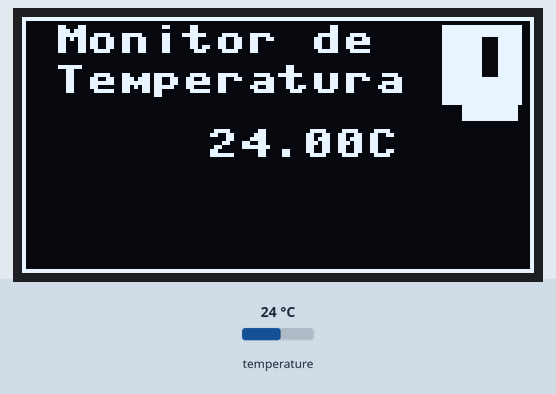
This program was run on a simulated Raspberry Pi Pico running MicroPython. Parts: 128×64 one-colour display. The inputs (shaded band) are chosen by the test bench; at power-on: temperature 24 °C. What the program prints to the serial console is not drawn.

Above: at 1.2 s.
1.3 s: temperature set to 12 °C
At 3.8 s:
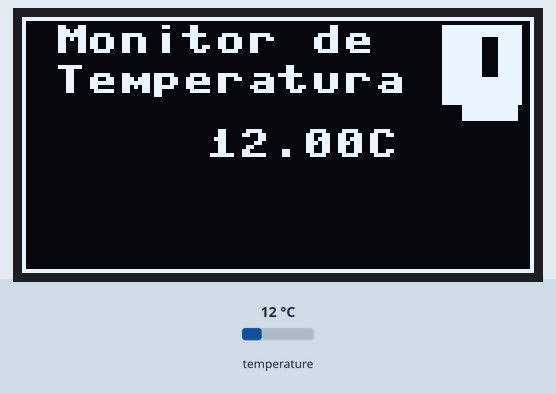
4.1 s: temperature set to 19 °C
7.7 s: temperature set to 28 °C
At 10.7 s:
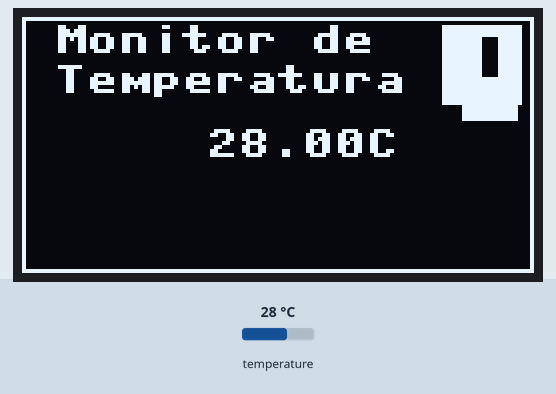
Timing chart, 0 to 12.2 s (numbered marks = the images above; inputs shaded):
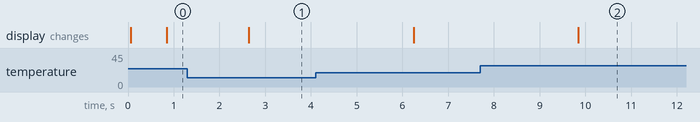

The program:

Mostrar_Temperatura_Display.py
```python
import machine
import onewire
import ds18x20
import utime
from ssd1306 import SSD1306_I2C

# Configuração do barramento 1-Wire
pin_ds18b20 = machine.Pin(7)
ds18b20_bus = onewire.OneWire(pin_ds18b20)
ds_sensor = ds18x20.DS18X20(ds18b20_bus)

# Configuração do display OLED
i2c = machine.I2C(0, sda=machine.Pin(16), scl=machine.Pin(17))
oled = SSD1306_I2C(128, 64, i2c)

# Função para desenhar a borda da tela
def draw_border():
    oled.rect(0, 0, oled.width, oled.height, 1)

# Função para exibir o título no topo da tela
def draw_title():
    oled.text("Monitor de", 8, 2)
    oled.text("Temperatura", 8, 12)

# Função para exibir o ícone do termômetro
def draw_thermometer_icon():
    oled.fill_rect(105, 2, 20, 20, 1)
    oled.fill_rect(115, 5, 4, 10, 0)
    oled.fill_rect(110, 22, 14, 4, 1)

try:
    while True:
        # Descobre os sensores DS18B20 conectados
        device_list = ds_sensor.scan()

        if not device_list:
            print("Nenhum sensor DS18B20 encontrado!")
        else:
            print("Sensores DS18B20 encontrados:", device_list)

        # Inicia a conversão de temperatura em todos os dispositivos
        ds_sensor.convert_temp()

        # Aguarda a conversão ser concluída
        utime.sleep_ms(750)

        # Limpa o display OLED
        oled.fill(0)

        # Desenha a borda da tela
        draw_border()

        # Exibe o título
        draw_title()

        # Exibe o ícone do termômetro
        draw_thermometer_icon()

        # Centraliza a leitura da temperatura no centro da tela
        temperature = ds_sensor.read_temp(device_list[0])
        text = "{:.2f}C".format(temperature)
        text_width = len(text) * 6  # Reduzindo o tamanho da fonte
        x = (oled.width - text_width) // 2
        y = (oled.height - 8) // 2
        oled.text(text, x, y)

        # Atualiza o display OLED
        oled.show()

        # Aguarda 1 segundo entre as leituras
        utime.sleep(1)

except KeyboardInterrupt:
    print("Programa encerrado pelo usuário.")
```

Measured:
- after the input at 1.3 s, the display: changes after 1.3 s (image 1)
- after the input at 7.7 s, the display: changes after 2.1 s (image 2)
